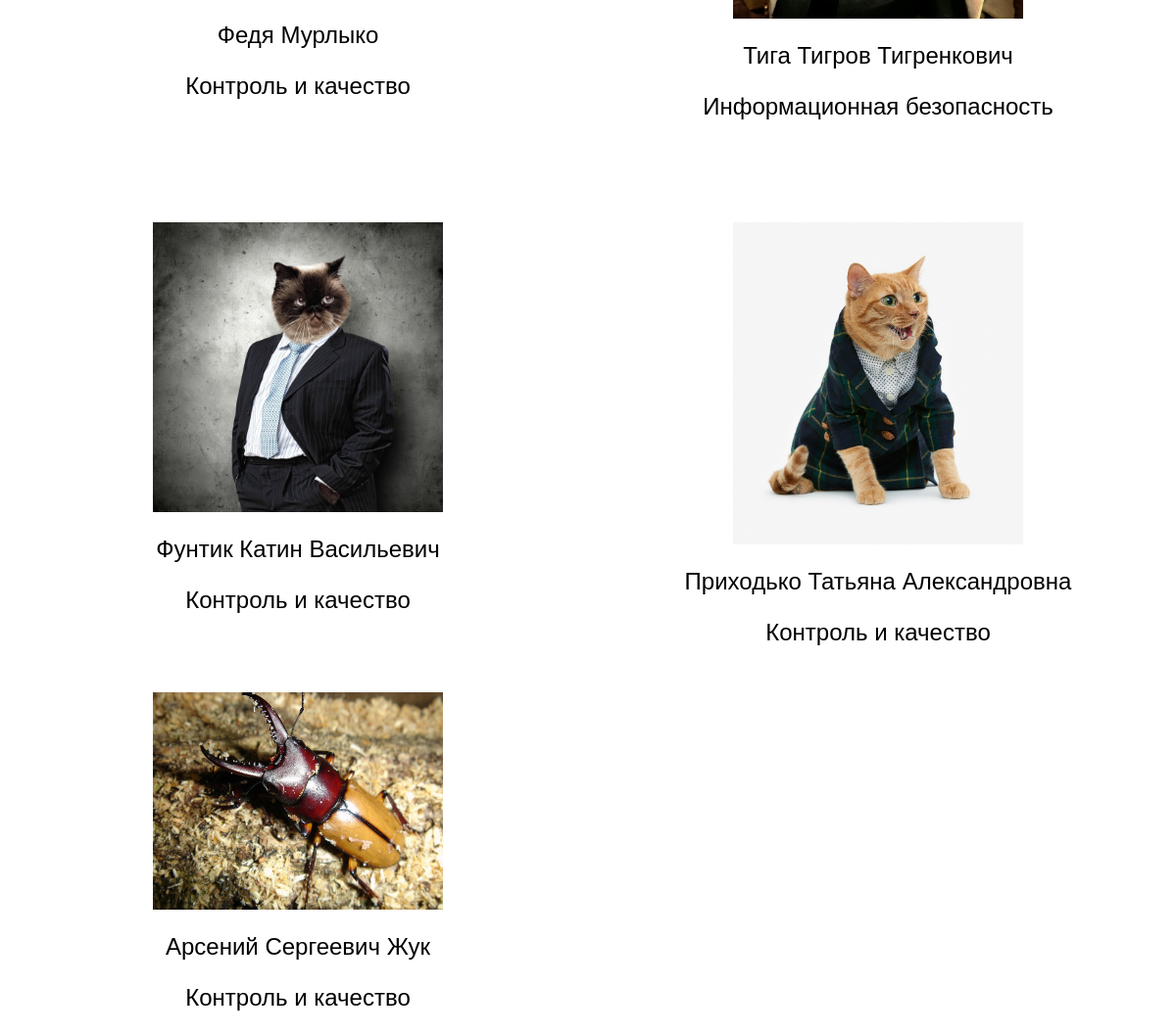
The app's page /employees/ (lower part), older data.
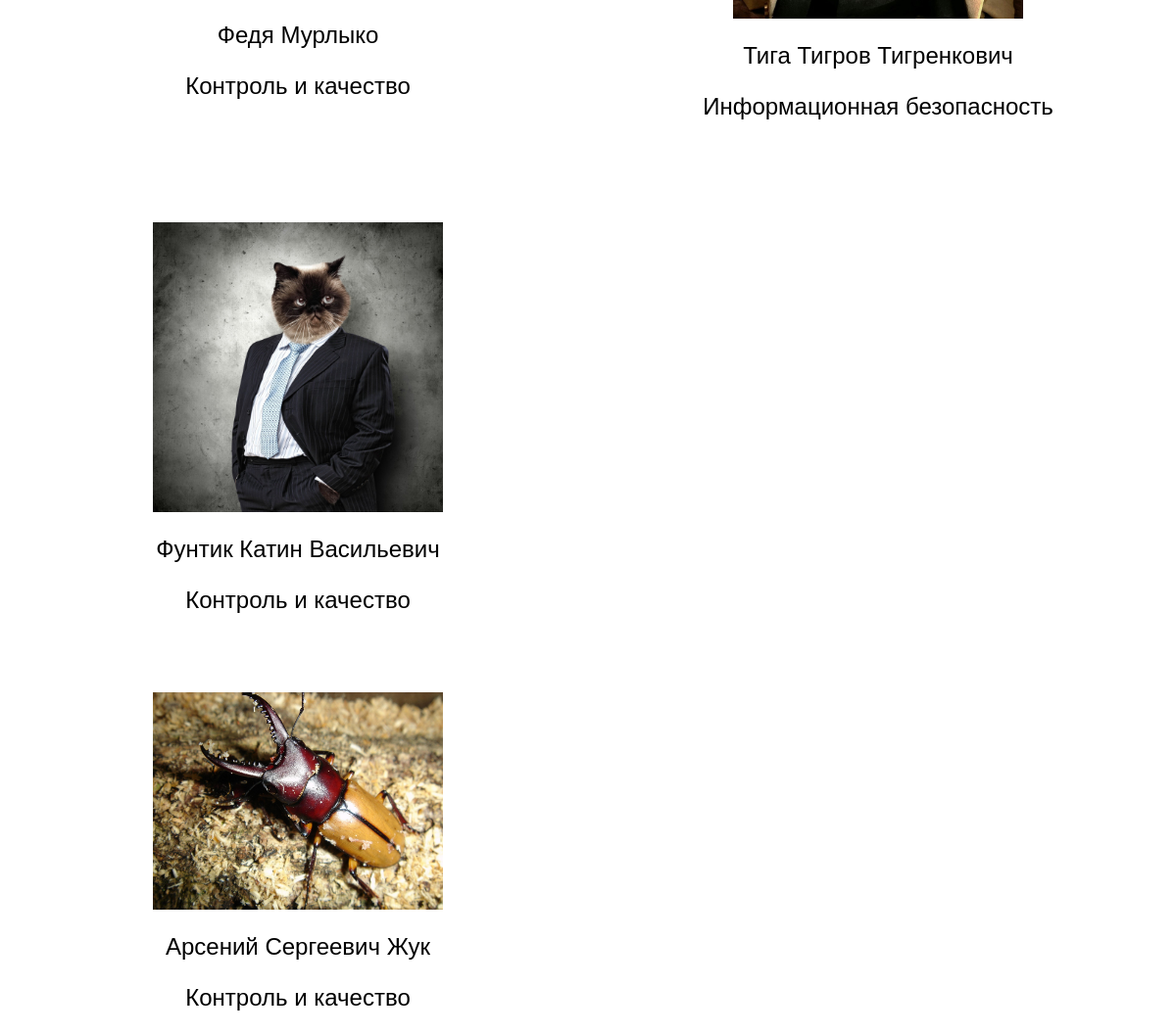
The same page, newer data.
### spiderapp/models.py (models this page shows, shortened)
class Employee(models.Model):
    last_name = models.CharField(max_length=100)
    first_name = models.CharField(max_length=100)
    middle_name = models.CharField(max_length=100, blank=True)  # Отчество (может быть пустым)
    photo = models.ImageField(upload_to='employee_photos/')
    department = models.ForeignKey(Department, on_delete=models.CASCADE)

class Department(models.Model):
    name = models.CharField(max_length=100)
    floor = models.IntegerField()
    def __str__(self):
        return self.name

### spiderapp/views.py (the view)
# urls.py: path('employees/', employee_view, name='employees'),
def employee_view(request):
    employees = Employee.objects.all()
    departments = Department.objects.all()
    department_id = request.GET.get('department')  # Получите выбранный отдел из параметров запроса
    reset = request.GET.get('reset')  # Получите параметр сброса фильтрации
    if reset:
        department_id = None  # Сбросить выбранный отдел
    return render(request, 'spiderapp/employee.html',
                  {'employees': employees, 'departments': departments, 'department_id': department_id})

### spiderapp/templates/spiderapp/employee.html (shortened to what this page needs)
{% load static %}
<html lang="en">
<head>
    <link rel="stylesheet" href="{% static 'css/employee.css' %}">
</head>
<body>
<div class="employee-container">
  {% for employee in employees %}
  <div>
    <img class="employee-photo" src="{{ employee.photo.url }}">
    <p class="employee-info">{{ employee.first_name }} {{ employee.last_name }} {{ employee.middle_name }}</p>
    <p class="employee-info">{{ employee.department }}</p>
  </div>
  {% if forloop.counter|divisibleby:2 and not forloop.last %}
</div>
<div class="employee-container">
  {% endif %}
  {% endfor %}
</div>
</body>
</html>

Row changes from the older to the newer data that the page shows:
removed Employee: photo (picture), first_name "Приходько", last_name "Татьяна", middle_name "Александровна", department "Контроль и качество"
